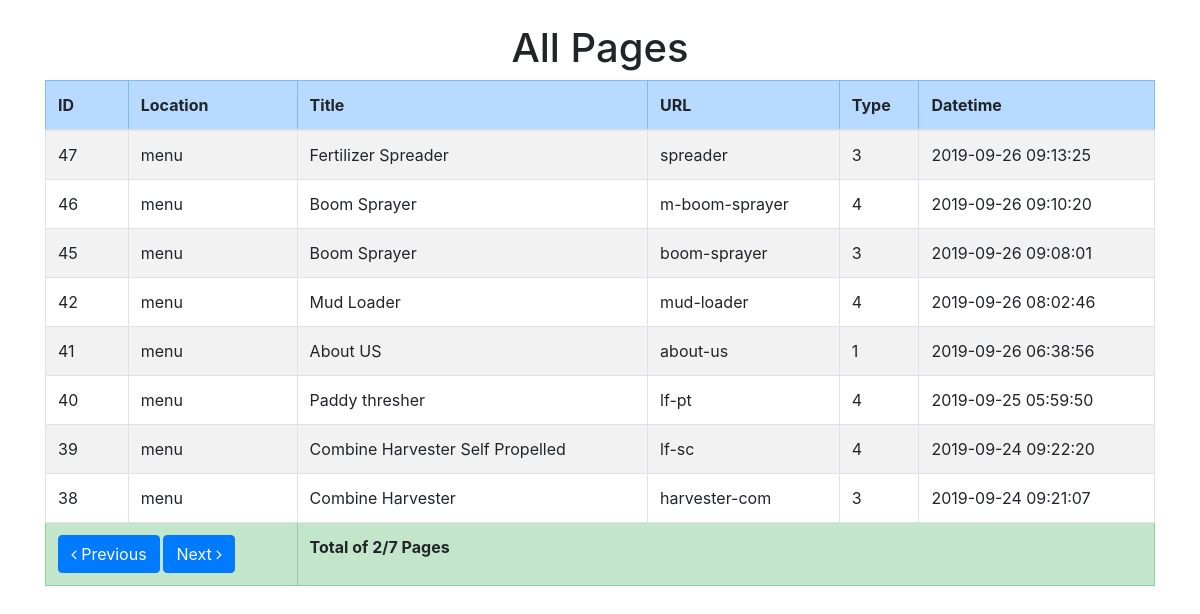
The app's page /index.php?page=2 with its own data.
### tables this page shows
CREATE TABLE `page` (
  `id` int(11) NOT NULL,
  `location` varchar(20) NOT NULL COMMENT 'menu or footer',
  `url` varchar(150) NOT NULL,
  `title` varchar(150) NOT NULL,
  `meta_kw` varchar(255) NOT NULL,
  `meta_txt` varchar(255) NOT NULL,
  `heading` varchar(255) NOT NULL,
  `txt` text NOT NULL,
  `type` int(11) NOT NULL COMMENT '1 content, 2 category, 3 product, 4 product modal, 5 apply for job, 6 customer feedback form, 7 contact form, 8 apply as supplier',
  `type_ref` int(11) NOT NULL COMMENT 'id from ''prod,prod_cat,prod_model'' tables',
  `datetime` timestamp NOT NULL DEFAULT current_timestamp()
);

### Pagination.php (called while the page is built, shortened)
<?php
class Pagination
{
	private $per_page;
	private $conn;
	private $sql;
	public function __construct($conn, $sql, $per_page)
	{
		$this->conn 	= $conn;
		$this->sql 		= $sql;
		$this->per_page = $per_page;
	}
	private function totalRows()
	{
		$sql = $this->sql;
		$statement = $this->conn->prepare($sql);
		$statement->execute();
		$result = $statement->get_result();
		$totalRows = $result->num_rows;
		return $totalRows;
	}
	private function currentPage()
	{
		if(filter_has_var(INPUT_GET, 'page'))
		{
			$page = filter_input(INPUT_GET, 'page', FILTER_VALIDATE_INT);
		}
		else
		{
			$page = 1;
		}
		return $page;
	}
	private function offset()
	{
		return $this->per_page * ($this->currentPage() - 1);
	}
	private function totalPages()
	{
		return ceil($this->totalRows() / $this->per_page);
	}
	private function executeQuery()
	{
		$sql = $this->sql." LIMIT ".$this->offset().",".$this->per_page;
		$statement = $this->conn->prepare($sql);
		$statement->execute();
		$result = $statement->get_result();
		return $result;
	}
	public function nextAndPreviousButtons()
	{
		$results 		= [];
		$this->php_self = basename($_SERVER['PHP_SELF']);
		$page 			= $this->currentPage();
		$totalPages 	= $this->totalPages();
		if($page > 1 )
			$results['previous'] = $this->php_self.'?page='.($page-1);
		else
			$results['previous'] = 'javascript:void(0)';
		if($page < $totalPages )
			$results['next'] = $this->php_self.'?page='.($page+1);
		else
			$results['next'] = 'javascript:void(0)';
		$results['page'] = $page;
		$results['totalPages'] = $totalPages;
		$results['query'] = $this->executeQuery();
		return $results;
	}
}

### index.php (the view, shortened to what this page needs)
<?php
include 'config.php';
include 'Pagination.php';
?>
<!DOCTYPE html>
<html lang="en">
<head>
	<link rel="stylesheet" href="https://maxcdn.bootstrapcdn.com/bootstrap/4.4.1/css/bootstrap.min.css">
	<link rel="stylesheet" href="https://cdnjs.cloudflare.com/ajax/libs/font-awesome/4.7.0/css/font-awesome.min.css">
</head>
<body>
	<div class="container pt-4">
		<h1 class="text-center">All Pages</h1>
		<table class="table table-striped table-bordered">
		    <thead>
		      <tr class="table-primary">
		        <th>ID</th>
		        <th>Location</th>
		        <th>Title</th>
		        <th>URL</th>
		        <th>Type</th>
		        <th>Datetime</th>
		      </tr>
		    </thead>
		    <tbody>
		      <?php
		      	$sql = "SELECT * FROM page ORDER BY id DESC";
		      	$pagination = New Pagination($conn, $sql, 8);
		      	$result = $pagination->nextAndPreviousButtons();
		      ?>
		      <?php while($row = $result['query']->fetch_object()) : ?>
		      	<tr>
		      		<td><?php echo $row->id ?></td>
		      		<td><?php echo $row->location ?></td>
		      		<td><?php echo $row->title ?></td>
		      		<td><?php echo $row->url ?></td>
		      		<td><?php echo $row->type ?></td>
		      		<td><?php echo $row->datetime ?></td>
		      	</tr>
		      <?php endwhile; ?>
		    </tbody>
		    <tfoot>
		    	<tr class="table-success">
		    		<th colspan="2">
		    			<a class="btn btn-primary" href="<?php echo $result['previous'] ?>"><i class="fa fa-angle-left"></i> Previous</a>
		    			<a class="btn btn-primary" href="<?php echo $result['next'] ?>">Next <i class="fa fa-angle-right"></i></a>
		    		</th>
		    		<th colspan="4">
		    			Total of <?php echo $result['page'].'/'.$result['totalPages'].' Pages'; ?>
		    		</th>
		    	</tr>
		    </tfoot>
		  </table>
	</div>
</body>
</html>

### records on screen
page: id "47", location "menu", title "Fertilizer Spreader", url "spreader", type "3", datetime "2019-09-26 09:13:25"
page: id "46", location "menu", title "Boom Sprayer", url "m-boom-sprayer", type "4", datetime "2019-09-26 09:10:20"
page: id "45", location "menu", title "Boom Sprayer", url "boom-sprayer", type "3", datetime "2019-09-26 09:08:01"
page: id "42", location "menu", title "Mud Loader", url "mud-loader", type "4", datetime "2019-09-26 08:02:46"
page: id "41", location "menu", title "About US", url "about-us", type "1", datetime "2019-09-26 06:38:56"
page: id "40", location "menu", title "Paddy thresher", url "lf-pt", type "4", datetime "2019-09-25 05:59:50"
page: id "39", location "menu", title "Combine Harvester Self Propelled", url "lf-sc", type "4", datetime "2019-09-24 09:22:20"
page: id "38", location "menu", title "Combine Harvester", url "harvester-com", type "3", datetime "2019-09-24 09:21:07"

### other values on screen
$result['page'] "2"
$result['totalPages'] "7"
